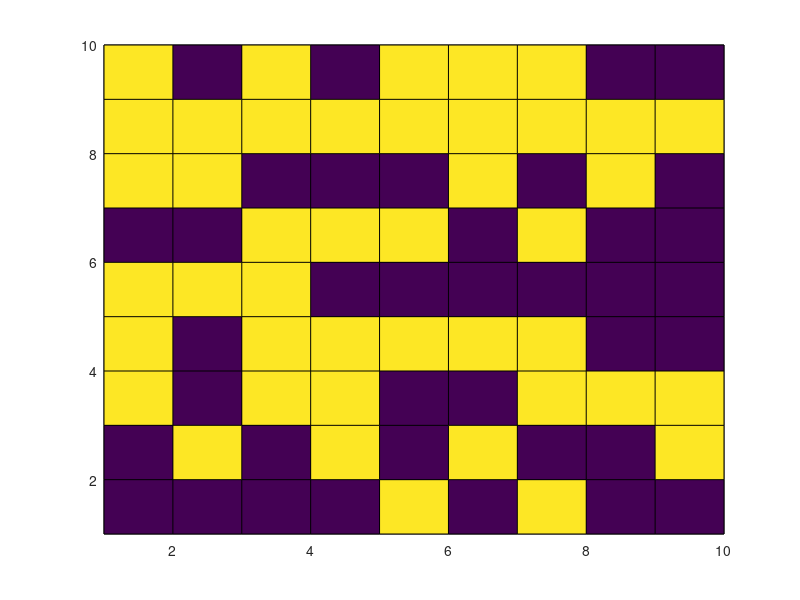

Recreate this plot in MATLAB.

A = round(rand(10));

 %size of the matrix

[m_len, n_len] = size(A);
mylife = A;
disp(mylife)
% subMatix
B = ones(3,3); 

for i = 2 : (m_len-1)
    for j = 2 : (n_len-1)
% Counting number of nearest neighbourhood
count = B(1,1)*A(i-1,j-1) + B(1,2)*A(i-1,j) + B(1,3)*A(i-1,j+1) + B(2,1)*A(i,j-1) + B(2,2)*A(i,j) + B(2,3)*A(i,j+1) + B(3,1)*A(i+1,j-1) + B(3,2)*A(i+1,j) + B(3,3)*A(i+1,j+1) - A(i,j);
% if less than 2 neighbours are live, then live cell will be dead
%by underpopulation rule
        if (A(i,j) == 1 && count < 2)
           mylife(i,j) = 0;
        end
% if exactly 2 or 3 neighbouts are live, then live cell will move
%to next generation rule
        if (A(i,j) == 1 && count == 2 || count == 3 )
           mylife(i,j) = 1;
        end
% if more than 3 neighbours are live, then live cell will be dead
%due to overpopulation rule
        if (A(i,j) == 1 && count > 3)
           mylife(i,j) = 0;
        end
% Any dead Cell will become live when exactly 3 neighbours are live
%like reproduction rule
        if (A(i,j) == 0 && count == 3)
           mylife(i,j) = 1;
        end
    end

% Displaying Output
mylife = A;
pause(0.01)
pcolor(mylife)
grid on
end
